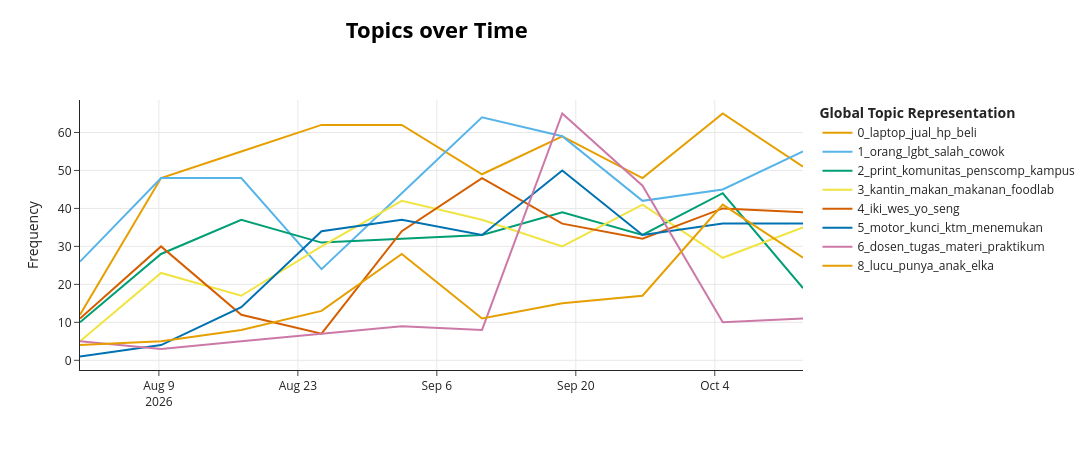

This figure's notebook cell:
### Code cell
# Tren topik dari waktu ke waktu
ts_fit = df.loc[topic_mask, "timestamp"].tolist()
topics_over_time = topic_model.topics_over_time(docs_fit, ts_fit, nr_bins=10)
show_and_save(lambda: topic_model.visualize_topics_over_time(topics_over_time, top_n_topics=min(8, n_real)),
              "topic_over_time.html")

### Figure 1 — Plotly figure (JSON) as saved in the notebook; plotly's stock layout.template omitted (floating-point values rounded to 4 significant figures)
{"data": [{"hoverinfo": "text", "hovertext": ["<b>Topic 0</b><br>Words: laptop, tahan lama, tahan, dijual, bekas", "<b>Topic 0</b><br>Words: laptop, budget, beli, rekomendasi, kira", "<b>Topic 0</b><br>Words: laptop, budget, beli, hp, jual", "<b>Topic 0</b><br>Words: laptop, beli, jual, hp, kira", "<b>Topic 0</b><br>Words: laptop, jual, hp, beli, wifi", "<b>Topic 0</b><br>Words: laptop, hp, beli, jual, info", "<b>Topic 0</b><br>Words: laptop, hp, wifi, beli, jual", "<b>Topic 0</b><br>Words: hp, beli, jual, laptop, murah", "<b>Topic 0</b><br>Words: laptop, jual, beli, hp, harga", "<b>Topic 0</b><br>Words: laptop, jual, hp, info jual, charger"], "marker": {"color": "#E69F00"}, "mode": "lines", "name": "0_laptop_jual_hp_beli", "type": "scatter", "x": ["2026-08-01T01:16:51.586000", "2026-08-09T05:13:57.400000", "2026-08-17T07:14:38.800000", "2026-08-25T09:15:20.200000", "2026-09-02T11:16:01.600000", "2026-09-10T13:16:43.000000", "2026-09-18T15:17:24.400000", "2026-09-26T17:18:05.800000", "2026-10-04T19:18:47.200000", "2026-10-12T21:19:28.600000"], "y": [12, 48, 55, 62, 62, 49, 59, 48, 65, 51]}, {"hoverinfo": "text", "hovertext": ["<b>Topic 1</b><br>Words: kritik, orang, cewek, cowok, sendiri", "<b>Topic 1</b><br>Words: lgbt, pelecehan, anti, pelaku, jangan", "<b>Topic 1</b><br>Words: lgbt, salah, manusia, orang, baik", "<b>Topic 1</b><br>Words: orang, satu, oknum, takut, one", "<b>Topic 1</b><br>Words: orang, doi, teman, cowok, sendiri", "<b>Topic 1</b><br>Words: orang, jangan, teman, baik, salah", "<b>Topic 1</b><br>Words: orang, suka, teman, mengajak, hidup", "<b>Topic 1</b><br>Words: cowok, orang, saling, suka, cewek", "<b>Topic 1</b><br>Words: orang, tak, pacaran, cowok, suka", "<b>Topic 1</b><br>Words: orang, pemerintah, hidup, teman, bingung"], "marker": {"color": "#56B4E9"}, "mode": "lines", "name": "1_orang_lgbt_salah_cowok", "type": "scatter", "x": ["2026-08-01T01:16:51.586000", "2026-08-09T05:13:57.400000", "2026-08-17T07:14:38.800000", "2026-08-25T09:15:20.200000", "2026-09-02T11:16:01.600000", "2026-09-10T13:16:43.000000", "2026-09-18T15:17:24.400000", "2026-09-26T17:18:05.800000", "2026-10-04T19:18:47.200000", "2026-10-12T21:19:28.600000"], "y": [26, 48, 48, 24, 44, 64, 59, 42, 45, 55]}, {"hoverinfo": "text", "hovertext": ["<b>Topic 2</b><br>Words: anggaran, pengembangan, pernah, barusan, dibuka", "<b>Topic 2</b><br>Words: pelaku, komunitas, ks, cepat, jago", "<b>Topic 2</b><br>Words: komunitas, pensmate, mahasiswa, jeans, ks", "<b>Topic 2</b><br>Words: update, mbex, kampus, cover, paket", "<b>Topic 2</b><br>Words: komunitas, ngeprint, print, ukm, pink", "<b>Topic 2</b><br>Words: baik, warga, print, poster, kampus", "<b>Topic 2</b><br>Words: penscomp, sejak, print, poster, tahun", "<b>Topic 2</b><br>Words: pensmate, penscomp, sebelah, print, wasit", "<b>Topic 2</b><br>Words: lomba, penscomp, ikut, hackathon, print", "<b>Topic 2</b><br>Words: print, parkiran, kampus, dalem, menfess"], "marker": {"color": "#009E73"}, "mode": "lines", "name": "2_print_komunitas_penscomp_kampus", "type": "scatter", "x": ["2026-08-01T01:16:51.586000", "2026-08-09T05:13:57.400000", "2026-08-17T07:14:38.800000", "2026-08-25T09:15:20.200000", "2026-09-02T11:16:01.600000", "2026-09-10T13:16:43.000000", "2026-09-18T15:17:24.400000", "2026-09-26T17:18:05.800000", "2026-10-04T19:18:47.200000", "2026-10-12T21:19:28.600000"], "y": [10, 28, 37, 31, 32, 33, 39, 33, 44, 19]}, {"hoverinfo": "text", "hovertext": ["<b>Topic 3</b><br>Words: abang, enak, banyak, konsum, numpang", "<b>Topic 3</b><br>Words: makanan, makan, enak, ayam, kantin", "<b>Topic 3</b><br>Words: kantin, makan, ayam, keputih, makanan", "<b>Topic 3</b><br>Words: kantin, makan, nasi, makanan, beli", "<b>Topic 3</b><br>Words: kantin, makan, siang, ppns, foodlab", "<b>Topic 3</b><br>Words: kantin, makan, ppns, makanan, enak", "<b>Topic 3</b><br>Words: kantin, makan, makanan, enak, foodlab", "<b>Topic 3</b><br>Words: kantin, nasi, foodlab, ayam, makan", "<b>Topic 3</b><br>Words: kantin, makan, es, mie, jualan", "<b>Topic 3</b><br>Words: kantin, makan, makanan, foodlab, es"], "marker": {"color": "#F0E442"}, "mode": "lines", "name": "3_kantin_makan_makanan_foodlab", "type": "scatter", "x": ["2026-08-01T01:16:51.586000", "2026-08-09T05:13:57.400000", "2026-08-17T07:14:38.800000", "2026-08-25T09:15:20.200000", "2026-09-02T11:16:01.600000", "2026-09-10T13:16:43.000000", "2026-09-18T15:17:24.400000", "2026-09-26T17:18:05.800000", "2026-10-04T19:18:47.200000", "2026-10-12T21:19:28.600000"], "y": [5, 23, 17, 30, 42, 37, 30, 41, 27, 35]}, {"hoverinfo": "text", "hovertext": ["<b>Topic 4</b><br>Words: iki, seng, gaiso, yo, wes", "<b>Topic 4</b><br>Words: iki, seng, ndang, wes, mosok", "<b>Topic 4</b><br>Words: iki, wes, sound, operator, shit", "<b>Topic 4</b><br>Words: nek, ojok, po, yo, cok", "<b>Topic 4</b><br>Words: iki, wes, nek, yo, opo", "<b>Topic 4</b><br>Words: wes, iki, yo, seng, sek", "<b>Topic 4</b><br>Words: seng, iki, parkiran, yo, sek", "<b>Topic 4</b><br>Words: yo, gaiso, iki, opo, sing", "<b>Topic 4</b><br>Words: iki, yo, po, wes, sing", "<b>Topic 4</b><br>Words: tahi, iki, wes, lek, josjis"], "marker": {"color": "#D55E00"}, "mode": "lines", "name": "4_iki_wes_yo_seng", "type": "scatter", "x": ["2026-08-01T01:16:51.586000", "2026-08-09T05:13:57.400000", "2026-08-17T07:14:38.800000", "2026-08-25T09:15:20.200000", "2026-09-02T11:16:01.600000", "2026-09-10T13:16:43.000000", "2026-09-18T15:17:24.400000", "2026-09-26T17:18:05.800000", "2026-10-04T19:18:47.200000", "2026-10-12T21:19:28.600000"], "y": [11, 30, 12, 7, 34, 48, 36, 32, 40, 39]}, {"hoverinfo": "text", "hovertext": ["<b>Topic 5</b><br>Words: bus, bikin, motor, kunci, ktm", "<b>Topic 5</b><br>Words: surabaya, naik, motor, ganti, kira punya", "<b>Topic 5</b><br>Words: parkir, ktm, motor, parkiran, bertingkat", "<b>Topic 5</b><br>Words: motor, kunci, ktm, parkiran, menemukan", "<b>Topic 5</b><br>Words: motor, kunci, helm, parkir, menemukan", "<b>Topic 5</b><br>Words: motor, ktm, parkir, kunci, menemukan", "<b>Topic 5</b><br>Words: motor, kunci, parkir, parkiran, menemukan", "<b>Topic 5</b><br>Words: motor, kunci, menemukan, hilang, ktm", "<b>Topic 5</b><br>Words: motor, ktm, menemukan, parkir, d4", "<b>Topic 5</b><br>Words: motor, menemukan, kunci, ktm, parkir"], "marker": {"color": "#0072B2"}, "mode": "lines", "name": "5_motor_kunci_ktm_menemukan", "type": "scatter", "x": ["2026-08-01T01:16:51.586000", "2026-08-09T05:13:57.400000", "2026-08-17T07:14:38.800000", "2026-08-25T09:15:20.200000", "2026-09-02T11:16:01.600000", "2026-09-10T13:16:43.000000", "2026-09-18T15:17:24.400000", "2026-09-26T17:18:05.800000", "2026-10-04T19:18:47.200000", "2026-10-12T21:19:28.600000"], "y": [1, 4, 14, 34, 37, 33, 50, 33, 36, 36]}, {"hoverinfo": "text", "hovertext": ["<b>Topic 6</b><br>Words: kurikulum, dosen, double, memberikan, belajar", "<b>Topic 6</b><br>Words: dosen, tanggapan, magang semester, gg, semester semester", "<b>Topic 6</b><br>Words: berta, dosen, berpendapat, hak, izin", "<b>Topic 6</b><br>Words: pj, kuliah, dosen, mahasiswa, praktikum", "<b>Topic 6</b><br>Words: dosen, menit, tugas, malas, ngerjain", "<b>Topic 6</b><br>Words: dosen, tugas, hargai, keren, pernah", "<b>Topic 6</b><br>Words: dosen, materi, tugas, kurang, praktikum", "<b>Topic 6</b><br>Words: dosen, tugas, praktikum, materi, mahasiswa", "<b>Topic 6</b><br>Words: dosen, kelas, mahasiswa, materi, siang", "<b>Topic 6</b><br>Words: dosen, materi, paham, mahasiswa, sj"], "marker": {"color": "#CC79A7"}, "mode": "lines", "name": "6_dosen_tugas_materi_praktikum", "type": "scatter", "x": ["2026-08-01T01:16:51.586000", "2026-08-09T05:13:57.400000", "2026-08-17T07:14:38.800000", "2026-08-25T09:15:20.200000", "2026-09-02T11:16:01.600000", "2026-09-10T13:16:43.000000", "2026-09-18T15:17:24.400000", "2026-09-26T17:18:05.800000", "2026-10-04T19:18:47.200000", "2026-10-12T21:19:28.600000"], "y": [5, 3, 5, 7, 9, 8, 65, 46, 10, 11]}, {"hoverinfo": "text", "hovertext": ["<b>Topic 8</b><br>Words: iri, adik, twibbon, tg, angkatan", "<b>Topic 8</b><br>Words: anak, semoga, selalu, next, anak pjj", "<b>Topic 8</b><br>Words: caksa, adik, pdd, sehat, selalu", "<b>Topic 8</b><br>Words: inisial, lucu, trm, punya, anak", "<b>Topic 8</b><br>Words: trm, elka, anak, kenalan, lucu", "<b>Topic 8</b><br>Words: lucu, gweh, asik, pakai, pink", "<b>Topic 8</b><br>Words: zahra, elka, tb, nrp, punya", "<b>Topic 8</b><br>Words: anak, ce, mama, elka, ditolak", "<b>Topic 8</b><br>Words: ce, single, punya, anak, elka", "<b>Topic 8</b><br>Words: pa, lucu, gweh, mmb, elin"], "marker": {"color": "#E69F00"}, "mode": "lines", "name": "8_lucu_punya_anak_elka", "type": "scatter", "x": ["2026-08-01T01:16:51.586000", "2026-08-09T05:13:57.400000", "2026-08-17T07:14:38.800000", "2026-08-25T09:15:20.200000", "2026-09-02T11:16:01.600000", "2026-09-10T13:16:43.000000", "2026-09-18T15:17:24.400000", "2026-09-26T17:18:05.800000", "2026-10-04T19:18:47.200000", "2026-10-12T21:19:28.600000"], "y": [4, 5, 8, 13, 28, 11, 15, 17, 41, 27]}], "layout": {"height": 450, "hoverlabel": {"bgcolor": "white", "font": {"family": "Rockwell", "size": 16}}, "legend": {"title": {"text": "<b>Global Topic Representation"}}, "title": {"font": {"color": "Black", "size": 22}, "text": "<b>Topics over Time</b>", "x": 0.4, "xanchor": "center", "y": 0.95, "yanchor": "top"}, "width": 1250, "xaxis": {"showgrid": true}, "yaxis": {"showgrid": true, "title": {"text": "Frequency"}}}}
